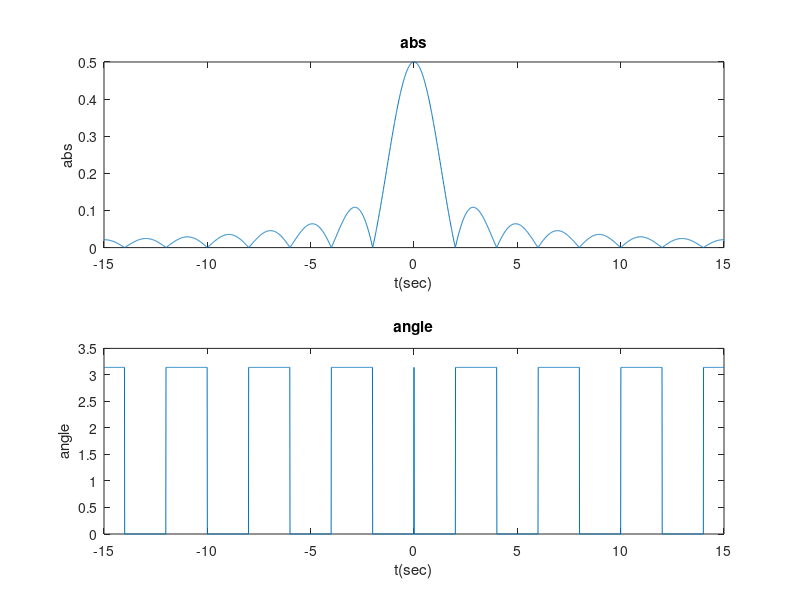

The MATLAB source for this figure:
t = -1 : 0.01 : 1;
k = -15 : 0.01 : 15;
T = 2;
X0 = 1/2;
Xk = (1./(pi.*k)).*sin((pi.*k)./2);
x = (1./(k*pi)) .* sin((pi*k)./2).*exp(j*k*pi);

abs1 = abs(Xk);
angle1 = angle(Xk);

figure;
subplot(2,1,1);
grid;
plot(k,abs1);
title("abs");
xlabel("t(sec)");
ylabel("abs");

subplot(2,1,2);
grid;
plot(k,angle1);
title("angle");
xlabel("t(sec)");
ylabel("angle");